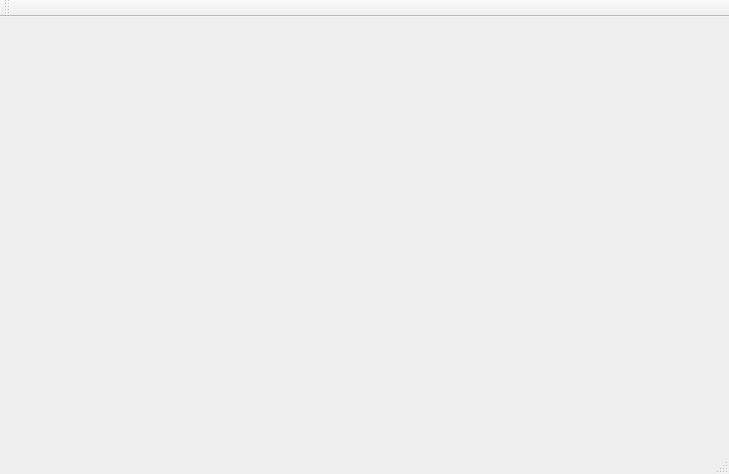
<?xml version="1.0" encoding="UTF-8"?>
<ui version="4.0">
 <class>CarMonitor</class>
 <widget class="QMainWindow" name="CarMonitor">
  <property name="geometry">
   <rect>
    <x>0</x>
    <y>0</y>
    <width>729</width>
    <height>474</height>
   </rect>
  </property>
  <property name="windowTitle">
   <string>CarMonitor</string>
  </property>
  <widget class="QWidget" name="centralWidget">
   <layout class="QHBoxLayout" name="horizontalLayout">
    <item>
     <layout class="QVBoxLayout" name="verticalLayout">
      <item>
       <widget class="QCameraViewfinder" name="viewfinder" native="true"/>
      </item>
     </layout>
    </item>
   </layout>
  </widget>
  <widget class="QMenuBar" name="menuBar">
   <property name="geometry">
    <rect>
     <x>0</x>
     <y>0</y>
     <width>729</width>
     <height>20</height>
    </rect>
   </property>
  </widget>
  <widget class="QToolBar" name="mainToolBar">
   <attribute name="toolBarArea">
    <enum>TopToolBarArea</enum>
   </attribute>
   <attribute name="toolBarBreak">
    <bool>false</bool>
   </attribute>
  </widget>
  <widget class="QStatusBar" name="statusBar"/>
 </widget>
 <layoutdefault spacing="6" margin="11"/>
 <customwidgets>
  <customwidget>
   <class>QCameraViewfinder</class>
   <extends>QWidget</extends>
   <header>qcameraviewfinder.h</header>
   <container>1</container>
  </customwidget>
 </customwidgets>
 <resources/>
 <connections/>
</ui>
